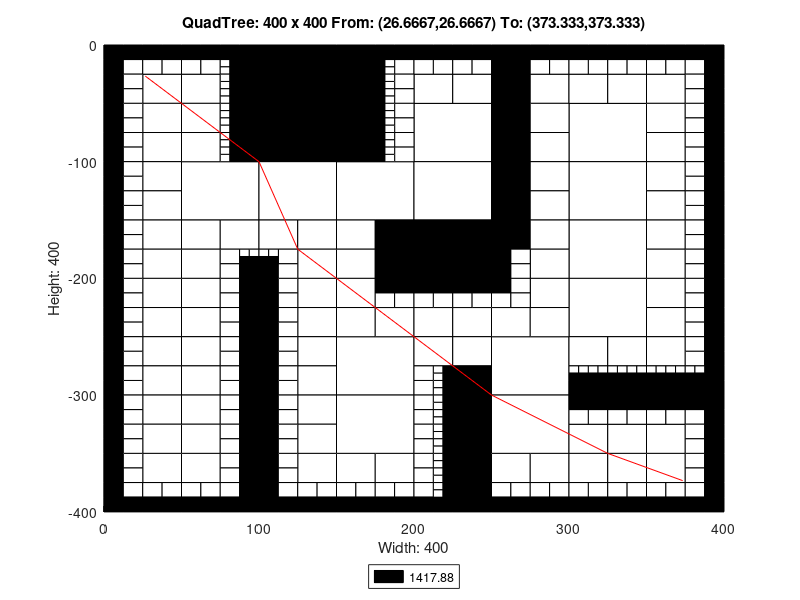

Recreate this plot in MATLAB.
axis([0 400 -400 0]);
title('QuadTree: 400 x 400 From: (26.6667,26.6667) To: (373.333,373.333)');
xlabel('Width: 400');
ylabel('Height: 400');
rectangle('Position',[100 -50 50 50], 'FaceColor',[0 0 0]);
rectangle('Position',[100 -100 50 50], 'FaceColor',[0 0 0]);
rectangle('Position',[50 -150 50 50], 'FaceColor',[1 1 1]);
rectangle('Position',[100 -150 50 50], 'FaceColor',[1 1 1]);
rectangle('Position',[150 -150 50 50], 'FaceColor',[1 1 1]);
rectangle('Position',[200 -100 50 50], 'FaceColor',[1 1 1]);
rectangle('Position',[300 -100 50 50], 'FaceColor',[1 1 1]);
rectangle('Position',[200 -150 50 50], 'FaceColor',[1 1 1]);
rectangle('Position',[200 -200 50 50], 'FaceColor',[0 0 0]);
rectangle('Position',[300 -150 50 50], 'FaceColor',[1 1 1]);
rectangle('Position',[300 -200 50 50], 'FaceColor',[1 1 1]);
rectangle('Position',[150 -300 50 50], 'FaceColor',[1 1 1]);
rectangle('Position',[150 -350 50 50], 'FaceColor',[1 1 1]);
rectangle('Position',[250 -300 50 50], 'FaceColor',[1 1 1]);
rectangle('Position',[300 -250 50 50], 'FaceColor',[1 1 1]);
rectangle('Position',[250 -350 50 50], 'FaceColor',[1 1 1]);
rectangle('Position',[25 -50 25 25], 'FaceColor',[1 1 1]);
rectangle('Position',[50 -50 25 25], 'FaceColor',[1 1 1]);
rectangle('Position',[25 -75 25 25], 'FaceColor',[1 1 1]);
rectangle('Position',[25 -100 25 25], 'FaceColor',[1 1 1]);
rectangle('Position',[50 -75 25 25], 'FaceColor',[1 1 1]);
rectangle('Position',[50 -100 25 25], 'FaceColor',[1 1 1]);
rectangle('Position',[150 -25 25 25], 'FaceColor',[0 0 0]);
rectangle('Position',[150 -50 25 25], 'FaceColor',[0 0 0]);
rectangle('Position',[150 -75 25 25], 'FaceColor',[0 0 0]);
rectangle('Position',[150 -100 25 25], 'FaceColor',[0 0 0]);
rectangle('Position',[25 -125 25 25], 'FaceColor',[1 1 1]);
rectangle('Position',[25 -150 25 25], 'FaceColor',[1 1 1]);
rectangle('Position',[25 -175 25 25], 'FaceColor',[1 1 1]);
rectangle('Position',[25 -200 25 25], 'FaceColor',[1 1 1]);
rectangle('Position',[50 -175 25 25], 'FaceColor',[1 1 1]);
rectangle('Position',[75 -175 25 25], 'FaceColor',[1 1 1]);
rectangle('Position',[50 -200 25 25], 'FaceColor',[1 1 1]);
rectangle('Position',[100 -175 25 25], 'FaceColor',[1 1 1]);
rectangle('Position',[125 -175 25 25], 'FaceColor',[1 1 1]);
rectangle('Position',[125 -200 25 25], 'FaceColor',[1 1 1]);
rectangle('Position',[150 -175 25 25], 'FaceColor',[1 1 1]);
rectangle('Position',[175 -175 25 25], 'FaceColor',[0 0 0]);
rectangle('Position',[150 -200 25 25], 'FaceColor',[1 1 1]);
rectangle('Position',[175 -200 25 25], 'FaceColor',[0 0 0]);
rectangle('Position',[200 -50 25 25], 'FaceColor',[1 1 1]);
rectangle('Position',[225 -50 25 25], 'FaceColor',[1 1 1]);
rectangle('Position',[250 -25 25 25], 'FaceColor',[0 0 0]);
rectangle('Position',[250 -50 25 25], 'FaceColor',[0 0 0]);
rectangle('Position',[275 -50 25 25], 'FaceColor',[1 1 1]);
rectangle('Position',[250 -75 25 25], 'FaceColor',[0 0 0]);
rectangle('Position',[275 -75 25 25], 'FaceColor',[1 1 1]);
rectangle('Position',[250 -100 25 25], 'FaceColor',[0 0 0]);
rectangle('Position',[275 -100 25 25], 'FaceColor',[1 1 1]);
rectangle('Position',[300 -50 25 25], 'FaceColor',[1 1 1]);
rectangle('Position',[325 -50 25 25], 'FaceColor',[1 1 1]);
rectangle('Position',[350 -50 25 25], 'FaceColor',[1 1 1]);
rectangle('Position',[350 -75 25 25], 'FaceColor',[1 1 1]);
rectangle('Position',[350 -100 25 25], 'FaceColor',[1 1 1]);
rectangle('Position',[250 -125 25 25], 'FaceColor',[0 0 0]);
rectangle('Position',[275 -125 25 25], 'FaceColor',[1 1 1]);
rectangle('Position',[250 -150 25 25], 'FaceColor',[0 0 0]);
rectangle('Position',[275 -150 25 25], 'FaceColor',[1 1 1]);
rectangle('Position',[250 -175 25 25], 'FaceColor',[0 0 0]);
rectangle('Position',[275 -175 25 25], 'FaceColor',[1 1 1]);
rectangle('Position',[275 -200 25 25], 'FaceColor',[1 1 1]);
rectangle('Position',[350 -125 25 25], 'FaceColor',[1 1 1]);
rectangle('Position',[350 -150 25 25], 'FaceColor',[1 1 1]);
rectangle('Position',[350 -175 25 25], 'FaceColor',[1 1 1]);
rectangle('Position',[350 -200 25 25], 'FaceColor',[1 1 1]);
rectangle('Position',[25 -225 25 25], 'FaceColor',[1 1 1]);
rectangle('Position',[25 -250 25 25], 'FaceColor',[1 1 1]);
rectangle('Position',[50 -225 25 25], 'FaceColor',[1 1 1]);
rectangle('Position',[50 -250 25 25], 'FaceColor',[1 1 1]);
rectangle('Position',[25 -275 25 25], 'FaceColor',[1 1 1]);
rectangle('Position',[25 -300 25 25], 'FaceColor',[1 1 1]);
rectangle('Position',[50 -275 25 25], 'FaceColor',[1 1 1]);
rectangle('Position',[50 -300 25 25], 'FaceColor',[1 1 1]);
rectangle('Position',[125 -225 25 25], 'FaceColor',[1 1 1]);
rectangle('Position',[125 -250 25 25], 'FaceColor',[1 1 1]);
rectangle('Position',[150 -225 25 25], 'FaceColor',[1 1 1]);
rectangle('Position',[150 -250 25 25], 'FaceColor',[1 1 1]);
rectangle('Position',[175 -250 25 25], 'FaceColor',[1 1 1]);
rectangle('Position',[125 -275 25 25], 'FaceColor',[1 1 1]);
rectangle('Position',[125 -300 25 25], 'FaceColor',[1 1 1]);
rectangle('Position',[25 -325 25 25], 'FaceColor',[1 1 1]);
rectangle('Position',[25 -350 25 25], 'FaceColor',[1 1 1]);
rectangle('Position',[50 -325 25 25], 'FaceColor',[1 1 1]);
rectangle('Position',[50 -350 25 25], 'FaceColor',[1 1 1]);
rectangle('Position',[25 -375 25 25], 'FaceColor',[1 1 1]);
rectangle('Position',[50 -375 25 25], 'FaceColor',[1 1 1]);
rectangle('Position',[125 -325 25 25], 'FaceColor',[1 1 1]);
rectangle('Position',[125 -350 25 25], 'FaceColor',[1 1 1]);
rectangle('Position',[125 -375 25 25], 'FaceColor',[1 1 1]);
rectangle('Position',[150 -375 25 25], 'FaceColor',[1 1 1]);
rectangle('Position',[175 -375 25 25], 'FaceColor',[1 1 1]);
rectangle('Position',[200 -250 25 25], 'FaceColor',[1 1 1]);
rectangle('Position',[225 -250 25 25], 'FaceColor',[1 1 1]);
rectangle('Position',[275 -225 25 25], 'FaceColor',[1 1 1]);
rectangle('Position',[250 -250 25 25], 'FaceColor',[1 1 1]);
rectangle('Position',[275 -250 25 25], 'FaceColor',[1 1 1]);
rectangle('Position',[200 -275 25 25], 'FaceColor',[1 1 1]);
rectangle('Position',[225 -275 25 25], 'FaceColor',[1 1 1]);
rectangle('Position',[225 -300 25 25], 'FaceColor',[0 0 0]);
rectangle('Position',[350 -225 25 25], 'FaceColor',[1 1 1]);
rectangle('Position',[350 -250 25 25], 'FaceColor',[1 1 1]);
rectangle('Position',[300 -275 25 25], 'FaceColor',[1 1 1]);
rectangle('Position',[325 -275 25 25], 'FaceColor',[1 1 1]);
rectangle('Position',[350 -275 25 25], 'FaceColor',[1 1 1]);
rectangle('Position',[225 -325 25 25], 'FaceColor',[0 0 0]);
rectangle('Position',[225 -350 25 25], 'FaceColor',[0 0 0]);
rectangle('Position',[225 -375 25 25], 'FaceColor',[0 0 0]);
rectangle('Position',[225 -400 25 25], 'FaceColor',[0 0 0]);
rectangle('Position',[250 -375 25 25], 'FaceColor',[1 1 1]);
rectangle('Position',[275 -375 25 25], 'FaceColor',[1 1 1]);
rectangle('Position',[300 -350 25 25], 'FaceColor',[1 1 1]);
rectangle('Position',[325 -350 25 25], 'FaceColor',[1 1 1]);
rectangle('Position',[350 -350 25 25], 'FaceColor',[1 1 1]);
rectangle('Position',[300 -375 25 25], 'FaceColor',[1 1 1]);
rectangle('Position',[325 -375 25 25], 'FaceColor',[1 1 1]);
rectangle('Position',[350 -375 25 25], 'FaceColor',[1 1 1]);
rectangle('Position',[0 -12.5 12.5 12.5], 'FaceColor',[0 0 0]);
rectangle('Position',[12.5 -12.5 12.5 12.5], 'FaceColor',[0 0 0]);
rectangle('Position',[0 -25 12.5 12.5], 'FaceColor',[0 0 0]);
rectangle('Position',[12.5 -25 12.5 12.5], 'FaceColor',[1 1 1]);
rectangle('Position',[25 -12.5 12.5 12.5], 'FaceColor',[0 0 0]);
rectangle('Position',[37.5 -12.5 12.5 12.5], 'FaceColor',[0 0 0]);
rectangle('Position',[25 -25 12.5 12.5], 'FaceColor',[1 1 1]);
rectangle('Position',[37.5 -25 12.5 12.5], 'FaceColor',[1 1 1]);
rectangle('Position',[0 -37.5 12.5 12.5], 'FaceColor',[0 0 0]);
rectangle('Position',[12.5 -37.5 12.5 12.5], 'FaceColor',[1 1 1]);
rectangle('Position',[0 -50 12.5 12.5], 'FaceColor',[0 0 0]);
rectangle('Position',[12.5 -50 12.5 12.5], 'FaceColor',[1 1 1]);
rectangle('Position',[50 -12.5 12.5 12.5], 'FaceColor',[0 0 0]);
rectangle('Position',[62.5 -12.5 12.5 12.5], 'FaceColor',[0 0 0]);
rectangle('Position',[50 -25 12.5 12.5], 'FaceColor',[1 1 1]);
rectangle('Position',[62.5 -25 12.5 12.5], 'FaceColor',[1 1 1]);
rectangle('Position',[75 -12.5 12.5 12.5], 'FaceColor',[0 0 0]);
rectangle('Position',[87.5 -12.5 12.5 12.5], 'FaceColor',[0 0 0]);
rectangle('Position',[87.5 -25 12.5 12.5], 'FaceColor',[0 0 0]);
rectangle('Position',[87.5 -37.5 12.5 12.5], 'FaceColor',[0 0 0]);
rectangle('Position',[87.5 -50 12.5 12.5], 'FaceColor',[0 0 0]);
rectangle('Position',[0 -62.5 12.5 12.5], 'FaceColor',[0 0 0]);
rectangle('Position',[12.5 -62.5 12.5 12.5], 'FaceColor',[1 1 1]);
rectangle('Position',[0 -75 12.5 12.5], 'FaceColor',[0 0 0]);
rectangle('Position',[12.5 -75 12.5 12.5], 'FaceColor',[1 1 1]);
rectangle('Position',[0 -87.5 12.5 12.5], 'FaceColor',[0 0 0]);
rectangle('Position',[12.5 -87.5 12.5 12.5], 'FaceColor',[1 1 1]);
rectangle('Position',[0 -100 12.5 12.5], 'FaceColor',[0 0 0]);
rectangle('Position',[12.5 -100 12.5 12.5], 'FaceColor',[1 1 1]);
rectangle('Position',[87.5 -62.5 12.5 12.5], 'FaceColor',[0 0 0]);
rectangle('Position',[87.5 -75 12.5 12.5], 'FaceColor',[0 0 0]);
rectangle('Position',[87.5 -87.5 12.5 12.5], 'FaceColor',[0 0 0]);
rectangle('Position',[87.5 -100 12.5 12.5], 'FaceColor',[0 0 0]);
rectangle('Position',[175 -12.5 12.5 12.5], 'FaceColor',[0 0 0]);
rectangle('Position',[187.5 -12.5 12.5 12.5], 'FaceColor',[0 0 0]);
rectangle('Position',[187.5 -25 12.5 12.5], 'FaceColor',[1 1 1]);
rectangle('Position',[187.5 -37.5 12.5 12.5], 'FaceColor',[1 1 1]);
rectangle('Position',[187.5 -50 12.5 12.5], 'FaceColor',[1 1 1]);
rectangle('Position',[187.5 -62.5 12.5 12.5], 'FaceColor',[1 1 1]);
rectangle('Position',[187.5 -75 12.5 12.5], 'FaceColor',[1 1 1]);
rectangle('Position',[187.5 -87.5 12.5 12.5], 'FaceColor',[1 1 1]);
rectangle('Position',[187.5 -100 12.5 12.5], 'FaceColor',[1 1 1]);
rectangle('Position',[0 -112.5 12.5 12.5], 'FaceColor',[0 0 0]);
rectangle('Position',[12.5 -112.5 12.5 12.5], 'FaceColor',[1 1 1]);
rectangle('Position',[0 -125 12.5 12.5], 'FaceColor',[0 0 0]);
rectangle('Position',[12.5 -125 12.5 12.5], 'FaceColor',[1 1 1]);
rectangle('Position',[0 -137.5 12.5 12.5], 'FaceColor',[0 0 0]);
rectangle('Position',[12.5 -137.5 12.5 12.5], 'FaceColor',[1 1 1]);
rectangle('Position',[0 -150 12.5 12.5], 'FaceColor',[0 0 0]);
rectangle('Position',[12.5 -150 12.5 12.5], 'FaceColor',[1 1 1]);
rectangle('Position',[0 -162.5 12.5 12.5], 'FaceColor',[0 0 0]);
rectangle('Position',[12.5 -162.5 12.5 12.5], 'FaceColor',[1 1 1]);
rectangle('Position',[0 -175 12.5 12.5], 'FaceColor',[0 0 0]);
rectangle('Position',[12.5 -175 12.5 12.5], 'FaceColor',[1 1 1]);
rectangle('Position',[0 -187.5 12.5 12.5], 'FaceColor',[0 0 0]);
rectangle('Position',[12.5 -187.5 12.5 12.5], 'FaceColor',[1 1 1]);
rectangle('Position',[0 -200 12.5 12.5], 'FaceColor',[0 0 0]);
rectangle('Position',[12.5 -200 12.5 12.5], 'FaceColor',[1 1 1]);
rectangle('Position',[75 -187.5 12.5 12.5], 'FaceColor',[1 1 1]);
rectangle('Position',[75 -200 12.5 12.5], 'FaceColor',[1 1 1]);
rectangle('Position',[87.5 -200 12.5 12.5], 'FaceColor',[0 0 0]);
rectangle('Position',[112.5 -187.5 12.5 12.5], 'FaceColor',[1 1 1]);
rectangle('Position',[100 -200 12.5 12.5], 'FaceColor',[0 0 0]);
rectangle('Position',[112.5 -200 12.5 12.5], 'FaceColor',[1 1 1]);
rectangle('Position',[200 -12.5 12.5 12.5], 'FaceColor',[0 0 0]);
rectangle('Position',[212.5 -12.5 12.5 12.5], 'FaceColor',[0 0 0]);
rectangle('Position',[200 -25 12.5 12.5], 'FaceColor',[1 1 1]);
rectangle('Position',[212.5 -25 12.5 12.5], 'FaceColor',[1 1 1]);
rectangle('Position',[225 -12.5 12.5 12.5], 'FaceColor',[0 0 0]);
rectangle('Position',[237.5 -12.5 12.5 12.5], 'FaceColor',[0 0 0]);
rectangle('Position',[225 -25 12.5 12.5], 'FaceColor',[1 1 1]);
rectangle('Position',[237.5 -25 12.5 12.5], 'FaceColor',[1 1 1]);
rectangle('Position',[275 -12.5 12.5 12.5], 'FaceColor',[0 0 0]);
rectangle('Position',[287.5 -12.5 12.5 12.5], 'FaceColor',[0 0 0]);
rectangle('Position',[275 -25 12.5 12.5], 'FaceColor',[1 1 1]);
rectangle('Position',[287.5 -25 12.5 12.5], 'FaceColor',[1 1 1]);
rectangle('Position',[300 -12.5 12.5 12.5], 'FaceColor',[0 0 0]);
rectangle('Position',[312.5 -12.5 12.5 12.5], 'FaceColor',[0 0 0]);
rectangle('Position',[300 -25 12.5 12.5], 'FaceColor',[1 1 1]);
rectangle('Position',[312.5 -25 12.5 12.5], 'FaceColor',[1 1 1]);
rectangle('Position',[325 -12.5 12.5 12.5], 'FaceColor',[0 0 0]);
rectangle('Position',[337.5 -12.5 12.5 12.5], 'FaceColor',[0 0 0]);
rectangle('Position',[325 -25 12.5 12.5], 'FaceColor',[1 1 1]);
rectangle('Position',[337.5 -25 12.5 12.5], 'FaceColor',[1 1 1]);
rectangle('Position',[350 -12.5 12.5 12.5], 'FaceColor',[0 0 0]);
rectangle('Position',[362.5 -12.5 12.5 12.5], 'FaceColor',[0 0 0]);
rectangle('Position',[350 -25 12.5 12.5], 'FaceColor',[1 1 1]);
rectangle('Position',[362.5 -25 12.5 12.5], 'FaceColor',[1 1 1]);
rectangle('Position',[375 -12.5 12.5 12.5], 'FaceColor',[0 0 0]);
rectangle('Position',[387.5 -12.5 12.5 12.5], 'FaceColor',[0 0 0]);
rectangle('Position',[375 -25 12.5 12.5], 'FaceColor',[1 1 1]);
rectangle('Position',[387.5 -25 12.5 12.5], 'FaceColor',[0 0 0]);
rectangle('Position',[375 -37.5 12.5 12.5], 'FaceColor',[1 1 1]);
rectangle('Position',[387.5 -37.5 12.5 12.5], 'FaceColor',[0 0 0]);
rectangle('Position',[375 -50 12.5 12.5], 'FaceColor',[1 1 1]);
rectangle('Position',[387.5 -50 12.5 12.5], 'FaceColor',[0 0 0]);
rectangle('Position',[375 -62.5 12.5 12.5], 'FaceColor',[1 1 1]);
rectangle('Position',[387.5 -62.5 12.5 12.5], 'FaceColor',[0 0 0]);
rectangle('Position',[375 -75 12.5 12.5], 'FaceColor',[1 1 1]);
rectangle('Position',[387.5 -75 12.5 12.5], 'FaceColor',[0 0 0]);
rectangle('Position',[375 -87.5 12.5 12.5], 'FaceColor',[1 1 1]);
rectangle('Position',[387.5 -87.5 12.5 12.5], 'FaceColor',[0 0 0]);
rectangle('Position',[375 -100 12.5 12.5], 'FaceColor',[1 1 1]);
rectangle('Position',[387.5 -100 12.5 12.5], 'FaceColor',[0 0 0]);
rectangle('Position',[250 -187.5 12.5 12.5], 'FaceColor',[0 0 0]);
rectangle('Position',[262.5 -187.5 12.5 12.5], 'FaceColor',[1 1 1]);
rectangle('Position',[250 -200 12.5 12.5], 'FaceColor',[0 0 0]);
rectangle('Position',[262.5 -200 12.5 12.5], 'FaceColor',[1 1 1]);
rectangle('Position',[375 -112.5 12.5 12.5], 'FaceColor',[1 1 1]);
rectangle('Position',[387.5 -112.5 12.5 12.5], 'FaceColor',[0 0 0]);
rectangle('Position',[375 -125 12.5 12.5], 'FaceColor',[1 1 1]);
rectangle('Position',[387.5 -125 12.5 12.5], 'FaceColor',[0 0 0]);
rectangle('Position',[375 -137.5 12.5 12.5], 'FaceColor',[1 1 1]);
rectangle('Position',[387.5 -137.5 12.5 12.5], 'FaceColor',[0 0 0]);
rectangle('Position',[375 -150 12.5 12.5], 'FaceColor',[1 1 1]);
rectangle('Position',[387.5 -150 12.5 12.5], 'FaceColor',[0 0 0]);
rectangle('Position',[375 -162.5 12.5 12.5], 'FaceColor',[1 1 1]);
rectangle('Position',[387.5 -162.5 12.5 12.5], 'FaceColor',[0 0 0]);
rectangle('Position',[375 -175 12.5 12.5], 'FaceColor',[1 1 1]);
rectangle('Position',[387.5 -175 12.5 12.5], 'FaceColor',[0 0 0]);
rectangle('Position',[375 -187.5 12.5 12.5], 'FaceColor',[1 1 1]);
rectangle('Position',[387.5 -187.5 12.5 12.5], 'FaceColor',[0 0 0]);
rectangle('Position',[375 -200 12.5 12.5], 'FaceColor',[1 1 1]);
rectangle('Position',[387.5 -200 12.5 12.5], 'FaceColor',[0 0 0]);
rectangle('Position',[0 -212.5 12.5 12.5], 'FaceColor',[0 0 0]);
rectangle('Position',[12.5 -212.5 12.5 12.5], 'FaceColor',[1 1 1]);
rectangle('Position',[0 -225 12.5 12.5], 'FaceColor',[0 0 0]);
rectangle('Position',[12.5 -225 12.5 12.5], 'FaceColor',[1 1 1]);
rectangle('Position',[0 -237.5 12.5 12.5], 'FaceColor',[0 0 0]);
rectangle('Position',[12.5 -237.5 12.5 12.5], 'FaceColor',[1 1 1]);
rectangle('Position',[0 -250 12.5 12.5], 'FaceColor',[0 0 0]);
rectangle('Position',[12.5 -250 12.5 12.5], 'FaceColor',[1 1 1]);
rectangle('Position',[75 -212.5 12.5 12.5], 'FaceColor',[1 1 1]);
rectangle('Position',[87.5 -212.5 12.5 12.5], 'FaceColor',[0 0 0]);
rectangle('Position',[75 -225 12.5 12.5], 'FaceColor',[1 1 1]);
rectangle('Position',[87.5 -225 12.5 12.5], 'FaceColor',[0 0 0]);
rectangle('Position',[75 -237.5 12.5 12.5], 'FaceColor',[1 1 1]);
rectangle('Position',[87.5 -237.5 12.5 12.5], 'FaceColor',[0 0 0]);
rectangle('Position',[75 -250 12.5 12.5], 'FaceColor',[1 1 1]);
rectangle('Position',[87.5 -250 12.5 12.5], 'FaceColor',[0 0 0]);
rectangle('Position',[0 -262.5 12.5 12.5], 'FaceColor',[0 0 0]);
rectangle('Position',[12.5 -262.5 12.5 12.5], 'FaceColor',[1 1 1]);
rectangle('Position',[0 -275 12.5 12.5], 'FaceColor',[0 0 0]);
rectangle('Position',[12.5 -275 12.5 12.5], 'FaceColor',[1 1 1]);
rectangle('Position',[0 -287.5 12.5 12.5], 'FaceColor',[0 0 0]);
rectangle('Position',[12.5 -287.5 12.5 12.5], 'FaceColor',[1 1 1]);
rectangle('Position',[0 -300 12.5 12.5], 'FaceColor',[0 0 0]);
rectangle('Position',[12.5 -300 12.5 12.5], 'FaceColor',[1 1 1]);
rectangle('Position',[75 -262.5 12.5 12.5], 'FaceColor',[1 1 1]);
rectangle('Position',[87.5 -262.5 12.5 12.5], 'FaceColor',[0 0 0]);
rectangle('Position',[75 -275 12.5 12.5], 'FaceColor',[1 1 1]);
rectangle('Position',[87.5 -275 12.5 12.5], 'FaceColor',[0 0 0]);
rectangle('Position',[75 -287.5 12.5 12.5], 'FaceColor',[1 1 1]);
rectangle('Position',[87.5 -287.5 12.5 12.5], 'FaceColor',[0 0 0]);
rectangle('Position',[75 -300 12.5 12.5], 'FaceColor',[1 1 1]);
rectangle('Position',[87.5 -300 12.5 12.5], 'FaceColor',[0 0 0]);
rectangle('Position',[100 -212.5 12.5 12.5], 'FaceColor',[0 0 0]);
rectangle('Position',[112.5 -212.5 12.5 12.5], 'FaceColor',[1 1 1]);
rectangle('Position',[100 -225 12.5 12.5], 'FaceColor',[0 0 0]);
rectangle('Position',[112.5 -225 12.5 12.5], 'FaceColor',[1 1 1]);
rectangle('Position',[100 -237.5 12.5 12.5], 'FaceColor',[0 0 0]);
rectangle('Position',[112.5 -237.5 12.5 12.5], 'FaceColor',[1 1 1]);
rectangle('Position',[100 -250 12.5 12.5], 'FaceColor',[0 0 0]);
rectangle('Position',[112.5 -250 12.5 12.5], 'FaceColor',[1 1 1]);
rectangle('Position',[175 -212.5 12.5 12.5], 'FaceColor',[0 0 0]);
rectangle('Position',[187.5 -212.5 12.5 12.5], 'FaceColor',[0 0 0]);
rectangle('Position',[175 -225 12.5 12.5], 'FaceColor',[1 1 1]);
rectangle('Position',[187.5 -225 12.5 12.5], 'FaceColor',[1 1 1]);
rectangle('Position',[100 -262.5 12.5 12.5], 'FaceColor',[0 0 0]);
rectangle('Position',[112.5 -262.5 12.5 12.5], 'FaceColor',[1 1 1]);
rectangle('Position',[100 -275 12.5 12.5], 'FaceColor',[0 0 0]);
rectangle('Position',[112.5 -275 12.5 12.5], 'FaceColor',[1 1 1]);
rectangle('Position',[100 -287.5 12.5 12.5], 'FaceColor',[0 0 0]);
rectangle('Position',[112.5 -287.5 12.5 12.5], 'FaceColor',[1 1 1]);
rectangle('Position',[100 -300 12.5 12.5], 'FaceColor',[0 0 0]);
rectangle('Position',[112.5 -300 12.5 12.5], 'FaceColor',[1 1 1]);
rectangle('Position',[0 -312.5 12.5 12.5], 'FaceColor',[0 0 0]);
rectangle('Position',[12.5 -312.5 12.5 12.5], 'FaceColor',[1 1 1]);
rectangle('Position',[0 -325 12.5 12.5], 'FaceColor',[0 0 0]);
rectangle('Position',[12.5 -325 12.5 12.5], 'FaceColor',[1 1 1]);
rectangle('Position',[0 -337.5 12.5 12.5], 'FaceColor',[0 0 0]);
rectangle('Position',[12.5 -337.5 12.5 12.5], 'FaceColor',[1 1 1]);
rectangle('Position',[0 -350 12.5 12.5], 'FaceColor',[0 0 0]);
rectangle('Position',[12.5 -350 12.5 12.5], 'FaceColor',[1 1 1]);
rectangle('Position',[75 -312.5 12.5 12.5], 'FaceColor',[1 1 1]);
rectangle('Position',[87.5 -312.5 12.5 12.5], 'FaceColor',[0 0 0]);
rectangle('Position',[75 -325 12.5 12.5], 'FaceColor',[1 1 1]);
rectangle('Position',[87.5 -325 12.5 12.5], 'FaceColor',[0 0 0]);
rectangle('Position',[75 -337.5 12.5 12.5], 'FaceColor',[1 1 1]);
rectangle('Position',[87.5 -337.5 12.5 12.5], 'FaceColor',[0 0 0]);
rectangle('Position',[75 -350 12.5 12.5], 'FaceColor',[1 1 1]);
rectangle('Position',[87.5 -350 12.5 12.5], 'FaceColor',[0 0 0]);
rectangle('Position',[0 -362.5 12.5 12.5], 'FaceColor',[0 0 0]);
rectangle('Position',[12.5 -362.5 12.5 12.5], 'FaceColor',[1 1 1]);
rectangle('Position',[0 -375 12.5 12.5], 'FaceColor',[0 0 0]);
rectangle('Position',[12.5 -375 12.5 12.5], 'FaceColor',[1 1 1]);
rectangle('Position',[0 -387.5 12.5 12.5], 'FaceColor',[0 0 0]);
rectangle('Position',[12.5 -387.5 12.5 12.5], 'FaceColor',[1 1 1]);
rectangle('Position',[0 -400 12.5 12.5], 'FaceColor',[0 0 0]);
rectangle('Position',[12.5 -400 12.5 12.5], 'FaceColor',[0 0 0]);
rectangle('Position',[25 -387.5 12.5 12.5], 'FaceColor',[1 1 1]);
rectangle('Position',[37.5 -387.5 12.5 12.5], 'FaceColor',[1 1 1]);
rectangle('Position',[25 -400 12.5 12.5], 'FaceColor',[0 0 0]);
rectangle('Position',[37.5 -400 12.5 12.5], 'FaceColor',[0 0 0]);
rectangle('Position',[75 -362.5 12.5 12.5], 'FaceColor',[1 1 1]);
rectangle('Position',[87.5 -362.5 12.5 12.5], 'FaceColor',[0 0 0]);
rectangle('Position',[75 -375 12.5 12.5], 'FaceColor',[1 1 1]);
rectangle('Position',[87.5 -375 12.5 12.5], 'FaceColor',[0 0 0]);
rectangle('Position',[50 -387.5 12.5 12.5], 'FaceColor',[1 1 1]);
rectangle('Position',[62.5 -387.5 12.5 12.5], 'FaceColor',[1 1 1]);
rectangle('Position',[50 -400 12.5 12.5], 'FaceColor',[0 0 0]);
rectangle('Position',[62.5 -400 12.5 12.5], 'FaceColor',[0 0 0]);
rectangle('Position',[75 -387.5 12.5 12.5], 'FaceColor',[1 1 1]);
rectangle('Position',[87.5 -387.5 12.5 12.5], 'FaceColor',[0 0 0]);
rectangle('Position',[75 -400 12.5 12.5], 'FaceColor',[0 0 0]);
rectangle('Position',[87.5 -400 12.5 12.5], 'FaceColor',[0 0 0]);
rectangle('Position',[100 -312.5 12.5 12.5], 'FaceColor',[0 0 0]);
rectangle('Position',[112.5 -312.5 12.5 12.5], 'FaceColor',[1 1 1]);
rectangle('Position',[100 -325 12.5 12.5], 'FaceColor',[0 0 0]);
rectangle('Position',[112.5 -325 12.5 12.5], 'FaceColor',[1 1 1]);
rectangle('Position',[100 -337.5 12.5 12.5], 'FaceColor',[0 0 0]);
rectangle('Position',[112.5 -337.5 12.5 12.5], 'FaceColor',[1 1 1]);
rectangle('Position',[100 -350 12.5 12.5], 'FaceColor',[0 0 0]);
rectangle('Position',[112.5 -350 12.5 12.5], 'FaceColor',[1 1 1]);
rectangle('Position',[100 -362.5 12.5 12.5], 'FaceColor',[0 0 0]);
rectangle('Position',[112.5 -362.5 12.5 12.5], 'FaceColor',[1 1 1]);
rectangle('Position',[100 -375 12.5 12.5], 'FaceColor',[0 0 0]);
rectangle('Position',[112.5 -375 12.5 12.5], 'FaceColor',[1 1 1]);
rectangle('Position',[100 -387.5 12.5 12.5], 'FaceColor',[0 0 0]);
rectangle('Position',[112.5 -387.5 12.5 12.5], 'FaceColor',[1 1 1]);
rectangle('Position',[100 -400 12.5 12.5], 'FaceColor',[0 0 0]);
rectangle('Position',[112.5 -400 12.5 12.5], 'FaceColor',[0 0 0]);
rectangle('Position',[125 -387.5 12.5 12.5], 'FaceColor',[1 1 1]);
rectangle('Position',[137.5 -387.5 12.5 12.5], 'FaceColor',[1 1 1]);
rectangle('Position',[125 -400 12.5 12.5], 'FaceColor',[0 0 0]);
rectangle('Position',[137.5 -400 12.5 12.5], 'FaceColor',[0 0 0]);
rectangle('Position',[150 -387.5 12.5 12.5], 'FaceColor',[1 1 1]);
rectangle('Position',[162.5 -387.5 12.5 12.5], 'FaceColor',[1 1 1]);
rectangle('Position',[150 -400 12.5 12.5], 'FaceColor',[0 0 0]);
rectangle('Position',[162.5 -400 12.5 12.5], 'FaceColor',[0 0 0]);
rectangle('Position',[175 -387.5 12.5 12.5], 'FaceColor',[1 1 1]);
rectangle('Position',[187.5 -387.5 12.5 12.5], 'FaceColor',[1 1 1]);
rectangle('Position',[175 -400 12.5 12.5], 'FaceColor',[0 0 0]);
rectangle('Position',[187.5 -400 12.5 12.5], 'FaceColor',[0 0 0]);
rectangle('Position',[200 -212.5 12.5 12.5], 'FaceColor',[0 0 0]);
rectangle('Position',[212.5 -212.5 12.5 12.5], 'FaceColor',[0 0 0]);
rectangle('Position',[200 -225 12.5 12.5], 'FaceColor',[1 1 1]);
rectangle('Position',[212.5 -225 12.5 12.5], 'FaceColor',[1 1 1]);
rectangle('Position',[225 -212.5 12.5 12.5], 'FaceColor',[0 0 0]);
rectangle('Position',[237.5 -212.5 12.5 12.5], 'FaceColor',[0 0 0]);
rectangle('Position',[225 -225 12.5 12.5], 'FaceColor',[1 1 1]);
rectangle('Position',[237.5 -225 12.5 12.5], 'FaceColor',[1 1 1]);
rectangle('Position',[250 -212.5 12.5 12.5], 'FaceColor',[0 0 0]);
rectangle('Position',[262.5 -212.5 12.5 12.5], 'FaceColor',[1 1 1]);
rectangle('Position',[250 -225 12.5 12.5], 'FaceColor',[1 1 1]);
rectangle('Position',[262.5 -225 12.5 12.5], 'FaceColor',[1 1 1]);
rectangle('Position',[200 -287.5 12.5 12.5], 'FaceColor',[1 1 1]);
rectangle('Position',[200 -300 12.5 12.5], 'FaceColor',[1 1 1]);
rectangle('Position',[375 -212.5 12.5 12.5], 'FaceColor',[1 1 1]);
rectangle('Position',[387.5 -212.5 12.5 12.5], 'FaceColor',[0 0 0]);
rectangle('Position',[375 -225 12.5 12.5], 'FaceColor',[1 1 1]);
rectangle('Position',[387.5 -225 12.5 12.5], 'FaceColor',[0 0 0]);
rectangle('Position',[375 -237.5 12.5 12.5], 'FaceColor',[1 1 1]);
rectangle('Position',[387.5 -237.5 12.5 12.5], 'FaceColor',[0 0 0]);
rectangle('Position',[375 -250 12.5 12.5], 'FaceColor',[1 1 1]);
rectangle('Position',[387.5 -250 12.5 12.5], 'FaceColor',[0 0 0]);
rectangle('Position',[300 -300 12.5 12.5], 'FaceColor',[0 0 0]);
rectangle('Position',[312.5 -300 12.5 12.5], 'FaceColor',[0 0 0]);
rectangle('Position',[325 -300 12.5 12.5], 'FaceColor',[0 0 0]);
rectangle('Position',[337.5 -300 12.5 12.5], 'FaceColor',[0 0 0]);
rectangle('Position',[375 -262.5 12.5 12.5], 'FaceColor',[1 1 1]);
rectangle('Position',[387.5 -262.5 12.5 12.5], 'FaceColor',[0 0 0]);
rectangle('Position',[375 -275 12.5 12.5], 'FaceColor',[1 1 1]);
rectangle('Position',[387.5 -275 12.5 12.5], 'FaceColor',[0 0 0]);
rectangle('Position',[350 -300 12.5 12.5], 'FaceColor',[0 0 0]);
rectangle('Position',[362.5 -300 12.5 12.5], 'FaceColor',[0 0 0]);
rectangle('Position',[387.5 -287.5 12.5 12.5], 'FaceColor',[0 0 0]);
rectangle('Position',[375 -300 12.5 12.5], 'FaceColor',[0 0 0]);
rectangle('Position',[387.5 -300 12.5 12.5], 'FaceColor',[0 0 0]);
rectangle('Position',[200 -312.5 12.5 12.5], 'FaceColor',[1 1 1]);
rectangle('Position',[200 -325 12.5 12.5], 'FaceColor',[1 1 1]);
rectangle('Position',[200 -337.5 12.5 12.5], 'FaceColor',[1 1 1]);
rectangle('Position',[200 -350 12.5 12.5], 'FaceColor',[1 1 1]);
rectangle('Position',[200 -362.5 12.5 12.5], 'FaceColor',[1 1 1]);
rectangle('Position',[200 -375 12.5 12.5], 'FaceColor',[1 1 1]);
rectangle('Position',[200 -387.5 12.5 12.5], 'FaceColor',[1 1 1]);
rectangle('Position',[200 -400 12.5 12.5], 'FaceColor',[0 0 0]);
rectangle('Position',[212.5 -400 12.5 12.5], 'FaceColor',[0 0 0]);
rectangle('Position',[250 -387.5 12.5 12.5], 'FaceColor',[1 1 1]);
rectangle('Position',[262.5 -387.5 12.5 12.5], 'FaceColor',[1 1 1]);
rectangle('Position',[250 -400 12.5 12.5], 'FaceColor',[0 0 0]);
rectangle('Position',[262.5 -400 12.5 12.5], 'FaceColor',[0 0 0]);
rectangle('Position',[275 -387.5 12.5 12.5], 'FaceColor',[1 1 1]);
rectangle('Position',[287.5 -387.5 12.5 12.5], 'FaceColor',[1 1 1]);
rectangle('Position',[275 -400 12.5 12.5], 'FaceColor',[0 0 0]);
rectangle('Position',[287.5 -400 12.5 12.5], 'FaceColor',[0 0 0]);
rectangle('Position',[300 -312.5 12.5 12.5], 'FaceColor',[0 0 0]);
rectangle('Position',[312.5 -312.5 12.5 12.5], 'FaceColor',[0 0 0]);
rectangle('Position',[300 -325 12.5 12.5], 'FaceColor',[1 1 1]);
rectangle('Position',[312.5 -325 12.5 12.5], 'FaceColor',[1 1 1]);
rectangle('Position',[325 -312.5 12.5 12.5], 'FaceColor',[0 0 0]);
rectangle('Position',[337.5 -312.5 12.5 12.5], 'FaceColor',[0 0 0]);
rectangle('Position',[325 -325 12.5 12.5], 'FaceColor',[1 1 1]);
rectangle('Position',[337.5 -325 12.5 12.5], 'FaceColor',[1 1 1]);
rectangle('Position',[350 -312.5 12.5 12.5], 'FaceColor',[0 0 0]);
rectangle('Position',[362.5 -312.5 12.5 12.5], 'FaceColor',[0 0 0]);
rectangle('Position',[350 -325 12.5 12.5], 'FaceColor',[1 1 1]);
rectangle('Position',[362.5 -325 12.5 12.5], 'FaceColor',[1 1 1]);
rectangle('Position',[375 -312.5 12.5 12.5], 'FaceColor',[0 0 0]);
rectangle('Position',[387.5 -312.5 12.5 12.5], 'FaceColor',[0 0 0]);
rectangle('Position',[375 -325 12.5 12.5], 'FaceColor',[1 1 1]);
rectangle('Position',[387.5 -325 12.5 12.5], 'FaceColor',[0 0 0]);
rectangle('Position',[375 -337.5 12.5 12.5], 'FaceColor',[1 1 1]);
rectangle('Position',[387.5 -337.5 12.5 12.5], 'FaceColor',[0 0 0]);
rectangle('Position',[375 -350 12.5 12.5], 'FaceColor',[1 1 1]);
rectangle('Position',[387.5 -350 12.5 12.5], 'FaceColor',[0 0 0]);
rectangle('Position',[300 -387.5 12.5 12.5], 'FaceColor',[1 1 1]);
rectangle('Position',[312.5 -387.5 12.5 12.5], 'FaceColor',[1 1 1]);
rectangle('Position',[300 -400 12.5 12.5], 'FaceColor',[0 0 0]);
rectangle('Position',[312.5 -400 12.5 12.5], 'FaceColor',[0 0 0]);
rectangle('Position',[325 -387.5 12.5 12.5], 'FaceColor',[1 1 1]);
rectangle('Position',[337.5 -387.5 12.5 12.5], 'FaceColor',[1 1 1]);
rectangle('Position',[325 -400 12.5 12.5], 'FaceColor',[0 0 0]);
rectangle('Position',[337.5 -400 12.5 12.5], 'FaceColor',[0 0 0]);
rectangle('Position',[375 -362.5 12.5 12.5], 'FaceColor',[1 1 1]);
rectangle('Position',[387.5 -362.5 12.5 12.5], 'FaceColor',[0 0 0]);
rectangle('Position',[375 -375 12.5 12.5], 'FaceColor',[1 1 1]);
rectangle('Position',[387.5 -375 12.5 12.5], 'FaceColor',[0 0 0]);
rectangle('Position',[350 -387.5 12.5 12.5], 'FaceColor',[1 1 1]);
rectangle('Position',[362.5 -387.5 12.5 12.5], 'FaceColor',[1 1 1]);
rectangle('Position',[350 -400 12.5 12.5], 'FaceColor',[0 0 0]);
rectangle('Position',[362.5 -400 12.5 12.5], 'FaceColor',[0 0 0]);
rectangle('Position',[375 -387.5 12.5 12.5], 'FaceColor',[1 1 1]);
rectangle('Position',[387.5 -387.5 12.5 12.5], 'FaceColor',[0 0 0]);
rectangle('Position',[375 -400 12.5 12.5], 'FaceColor',[0 0 0]);
rectangle('Position',[387.5 -400 12.5 12.5], 'FaceColor',[0 0 0]);
rectangle('Position',[75 -18.75 6.25 6.25], 'FaceColor',[1 1 1]);
rectangle('Position',[81.25 -18.75 6.25 6.25], 'FaceColor',[0 0 0]);
rectangle('Position',[75 -25 6.25 6.25], 'FaceColor',[1 1 1]);
rectangle('Position',[81.25 -25 6.25 6.25], 'FaceColor',[0 0 0]);
rectangle('Position',[75 -31.25 6.25 6.25], 'FaceColor',[1 1 1]);
rectangle('Position',[81.25 -31.25 6.25 6.25], 'FaceColor',[0 0 0]);
rectangle('Position',[75 -37.5 6.25 6.25], 'FaceColor',[1 1 1]);
rectangle('Position',[81.25 -37.5 6.25 6.25], 'FaceColor',[0 0 0]);
rectangle('Position',[75 -43.75 6.25 6.25], 'FaceColor',[1 1 1]);
rectangle('Position',[81.25 -43.75 6.25 6.25], 'FaceColor',[0 0 0]);
rectangle('Position',[75 -50 6.25 6.25], 'FaceColor',[1 1 1]);
rectangle('Position',[81.25 -50 6.25 6.25], 'FaceColor',[0 0 0]);
rectangle('Position',[75 -56.25 6.25 6.25], 'FaceColor',[1 1 1]);
rectangle('Position',[81.25 -56.25 6.25 6.25], 'FaceColor',[0 0 0]);
rectangle('Position',[75 -62.5 6.25 6.25], 'FaceColor',[1 1 1]);
rectangle('Position',[81.25 -62.5 6.25 6.25], 'FaceColor',[0 0 0]);
rectangle('Position',[75 -68.75 6.25 6.25], 'FaceColor',[1 1 1]);
rectangle('Position',[81.25 -68.75 6.25 6.25], 'FaceColor',[0 0 0]);
rectangle('Position',[75 -75 6.25 6.25], 'FaceColor',[1 1 1]);
rectangle('Position',[81.25 -75 6.25 6.25], 'FaceColor',[0 0 0]);
rectangle('Position',[75 -81.25 6.25 6.25], 'FaceColor',[1 1 1]);
rectangle('Position',[81.25 -81.25 6.25 6.25], 'FaceColor',[0 0 0]);
rectangle('Position',[75 -87.5 6.25 6.25], 'FaceColor',[1 1 1]);
rectangle('Position',[81.25 -87.5 6.25 6.25], 'FaceColor',[0 0 0]);
rectangle('Position',[75 -93.75 6.25 6.25], 'FaceColor',[1 1 1]);
rectangle('Position',[81.25 -93.75 6.25 6.25], 'FaceColor',[0 0 0]);
rectangle('Position',[75 -100 6.25 6.25], 'FaceColor',[1 1 1]);
rectangle('Position',[81.25 -100 6.25 6.25], 'FaceColor',[0 0 0]);
rectangle('Position',[175 -18.75 6.25 6.25], 'FaceColor',[0 0 0]);
rectangle('Position',[181.25 -18.75 6.25 6.25], 'FaceColor',[1 1 1]);
rectangle('Position',[175 -25 6.25 6.25], 'FaceColor',[0 0 0]);
rectangle('Position',[181.25 -25 6.25 6.25], 'FaceColor',[1 1 1]);
rectangle('Position',[175 -31.25 6.25 6.25], 'FaceColor',[0 0 0]);
rectangle('Position',[181.25 -31.25 6.25 6.25], 'FaceColor',[1 1 1]);
rectangle('Position',[175 -37.5 6.25 6.25], 'FaceColor',[0 0 0]);
rectangle('Position',[181.25 -37.5 6.25 6.25], 'FaceColor',[1 1 1]);
rectangle('Position',[175 -43.75 6.25 6.25], 'FaceColor',[0 0 0]);
rectangle('Position',[181.25 -43.75 6.25 6.25], 'FaceColor',[1 1 1]);
rectangle('Position',[175 -50 6.25 6.25], 'FaceColor',[0 0 0]);
rectangle('Position',[181.25 -50 6.25 6.25], 'FaceColor',[1 1 1]);
rectangle('Position',[175 -56.25 6.25 6.25], 'FaceColor',[0 0 0]);
rectangle('Position',[181.25 -56.25 6.25 6.25], 'FaceColor',[1 1 1]);
rectangle('Position',[175 -62.5 6.25 6.25], 'FaceColor',[0 0 0]);
rectangle('Position',[181.25 -62.5 6.25 6.25], 'FaceColor',[1 1 1]);
rectangle('Position',[175 -68.75 6.25 6.25], 'FaceColor',[0 0 0]);
rectangle('Position',[181.25 -68.75 6.25 6.25], 'FaceColor',[1 1 1]);
rectangle('Position',[175 -75 6.25 6.25], 'FaceColor',[0 0 0]);
rectangle('Position',[181.25 -75 6.25 6.25], 'FaceColor',[1 1 1]);
rectangle('Position',[175 -81.25 6.25 6.25], 'FaceColor',[0 0 0]);
rectangle('Position',[181.25 -81.25 6.25 6.25], 'FaceColor',[1 1 1]);
rectangle('Position',[175 -87.5 6.25 6.25], 'FaceColor',[0 0 0]);
rectangle('Position',[181.25 -87.5 6.25 6.25], 'FaceColor',[1 1 1]);
rectangle('Position',[175 -93.75 6.25 6.25], 'FaceColor',[0 0 0]);
rectangle('Position',[181.25 -93.75 6.25 6.25], 'FaceColor',[1 1 1]);
rectangle('Position',[175 -100 6.25 6.25], 'FaceColor',[0 0 0]);
rectangle('Position',[181.25 -100 6.25 6.25], 'FaceColor',[1 1 1]);
rectangle('Position',[87.5 -181.25 6.25 6.25], 'FaceColor',[1 1 1]);
rectangle('Position',[93.75 -181.25 6.25 6.25], 'FaceColor',[1 1 1]);
rectangle('Position',[87.5 -187.5 6.25 6.25], 'FaceColor',[0 0 0]);
rectangle('Position',[93.75 -187.5 6.25 6.25], 'FaceColor',[0 0 0]);
rectangle('Position',[100 -181.25 6.25 6.25], 'FaceColor',[1 1 1]);
rectangle('Position',[106.25 -181.25 6.25 6.25], 'FaceColor',[1 1 1]);
rectangle('Position',[100 -187.5 6.25 6.25], 'FaceColor',[0 0 0]);
rectangle('Position',[106.25 -187.5 6.25 6.25], 'FaceColor',[0 0 0]);
rectangle('Position',[212.5 -281.25 6.25 6.25], 'FaceColor',[1 1 1]);
rectangle('Position',[218.75 -281.25 6.25 6.25], 'FaceColor',[0 0 0]);
rectangle('Position',[212.5 -287.5 6.25 6.25], 'FaceColor',[1 1 1]);
rectangle('Position',[218.75 -287.5 6.25 6.25], 'FaceColor',[0 0 0]);
rectangle('Position',[212.5 -293.75 6.25 6.25], 'FaceColor',[1 1 1]);
rectangle('Position',[218.75 -293.75 6.25 6.25], 'FaceColor',[0 0 0]);
rectangle('Position',[212.5 -300 6.25 6.25], 'FaceColor',[1 1 1]);
rectangle('Position',[218.75 -300 6.25 6.25], 'FaceColor',[0 0 0]);
rectangle('Position',[300 -281.25 6.25 6.25], 'FaceColor',[1 1 1]);
rectangle('Position',[306.25 -281.25 6.25 6.25], 'FaceColor',[1 1 1]);
rectangle('Position',[300 -287.5 6.25 6.25], 'FaceColor',[0 0 0]);
rectangle('Position',[306.25 -287.5 6.25 6.25], 'FaceColor',[0 0 0]);
rectangle('Position',[312.5 -281.25 6.25 6.25], 'FaceColor',[1 1 1]);
rectangle('Position',[318.75 -281.25 6.25 6.25], 'FaceColor',[1 1 1]);
rectangle('Position',[312.5 -287.5 6.25 6.25], 'FaceColor',[0 0 0]);
rectangle('Position',[318.75 -287.5 6.25 6.25], 'FaceColor',[0 0 0]);
rectangle('Position',[325 -281.25 6.25 6.25], 'FaceColor',[1 1 1]);
rectangle('Position',[331.25 -281.25 6.25 6.25], 'FaceColor',[1 1 1]);
rectangle('Position',[325 -287.5 6.25 6.25], 'FaceColor',[0 0 0]);
rectangle('Position',[331.25 -287.5 6.25 6.25], 'FaceColor',[0 0 0]);
rectangle('Position',[337.5 -281.25 6.25 6.25], 'FaceColor',[1 1 1]);
rectangle('Position',[343.75 -281.25 6.25 6.25], 'FaceColor',[1 1 1]);
rectangle('Position',[337.5 -287.5 6.25 6.25], 'FaceColor',[0 0 0]);
rectangle('Position',[343.75 -287.5 6.25 6.25], 'FaceColor',[0 0 0]);
rectangle('Position',[350 -281.25 6.25 6.25], 'FaceColor',[1 1 1]);
rectangle('Position',[356.25 -281.25 6.25 6.25], 'FaceColor',[1 1 1]);
rectangle('Position',[350 -287.5 6.25 6.25], 'FaceColor',[0 0 0]);
rectangle('Position',[356.25 -287.5 6.25 6.25], 'FaceColor',[0 0 0]);
rectangle('Position',[362.5 -281.25 6.25 6.25], 'FaceColor',[1 1 1]);
rectangle('Position',[368.75 -281.25 6.25 6.25], 'FaceColor',[1 1 1]);
rectangle('Position',[362.5 -287.5 6.25 6.25], 'FaceColor',[0 0 0]);
rectangle('Position',[368.75 -287.5 6.25 6.25], 'FaceColor',[0 0 0]);
rectangle('Position',[375 -281.25 6.25 6.25], 'FaceColor',[1 1 1]);
rectangle('Position',[381.25 -281.25 6.25 6.25], 'FaceColor',[1 1 1]);
rectangle('Position',[375 -287.5 6.25 6.25], 'FaceColor',[0 0 0]);
rectangle('Position',[381.25 -287.5 6.25 6.25], 'FaceColor',[0 0 0]);
rectangle('Position',[212.5 -306.25 6.25 6.25], 'FaceColor',[1 1 1]);
rectangle('Position',[218.75 -306.25 6.25 6.25], 'FaceColor',[0 0 0]);
rectangle('Position',[212.5 -312.5 6.25 6.25], 'FaceColor',[1 1 1]);
rectangle('Position',[218.75 -312.5 6.25 6.25], 'FaceColor',[0 0 0]);
rectangle('Position',[212.5 -318.75 6.25 6.25], 'FaceColor',[1 1 1]);
rectangle('Position',[218.75 -318.75 6.25 6.25], 'FaceColor',[0 0 0]);
rectangle('Position',[212.5 -325 6.25 6.25], 'FaceColor',[1 1 1]);
rectangle('Position',[218.75 -325 6.25 6.25], 'FaceColor',[0 0 0]);
rectangle('Position',[212.5 -331.25 6.25 6.25], 'FaceColor',[1 1 1]);
rectangle('Position',[218.75 -331.25 6.25 6.25], 'FaceColor',[0 0 0]);
rectangle('Position',[212.5 -337.5 6.25 6.25], 'FaceColor',[1 1 1]);
rectangle('Position',[218.75 -337.5 6.25 6.25], 'FaceColor',[0 0 0]);
rectangle('Position',[212.5 -343.75 6.25 6.25], 'FaceColor',[1 1 1]);
rectangle('Position',[218.75 -343.75 6.25 6.25], 'FaceColor',[0 0 0]);
rectangle('Position',[212.5 -350 6.25 6.25], 'FaceColor',[1 1 1]);
rectangle('Position',[218.75 -350 6.25 6.25], 'FaceColor',[0 0 0]);
rectangle('Position',[212.5 -356.25 6.25 6.25], 'FaceColor',[1 1 1]);
rectangle('Position',[218.75 -356.25 6.25 6.25], 'FaceColor',[0 0 0]);
rectangle('Position',[212.5 -362.5 6.25 6.25], 'FaceColor',[1 1 1]);
rectangle('Position',[218.75 -362.5 6.25 6.25], 'FaceColor',[0 0 0]);
rectangle('Position',[212.5 -368.75 6.25 6.25], 'FaceColor',[1 1 1]);
rectangle('Position',[218.75 -368.75 6.25 6.25], 'FaceColor',[0 0 0]);
rectangle('Position',[212.5 -375 6.25 6.25], 'FaceColor',[1 1 1]);
rectangle('Position',[218.75 -375 6.25 6.25], 'FaceColor',[0 0 0]);
rectangle('Position',[212.5 -381.25 6.25 6.25], 'FaceColor',[1 1 1]);
rectangle('Position',[218.75 -381.25 6.25 6.25], 'FaceColor',[0 0 0]);
rectangle('Position',[212.5 -387.5 6.25 6.25], 'FaceColor',[1 1 1]);
rectangle('Position',[218.75 -387.5 6.25 6.25], 'FaceColor',[0 0 0]);
X=[373.333,373.333,325,325,250,200,200,175,175,150,125,125,100,75,50,50,26.6667];
Y=[-373.333,-373.333,-350,-350,-300,-250,-250,-225,-225,-200,-175,-175,-100,-75,-50,-50,-26.6667];
hold on;
plot(X,Y,'r');
legend('1417.88','Location','southoutside');
